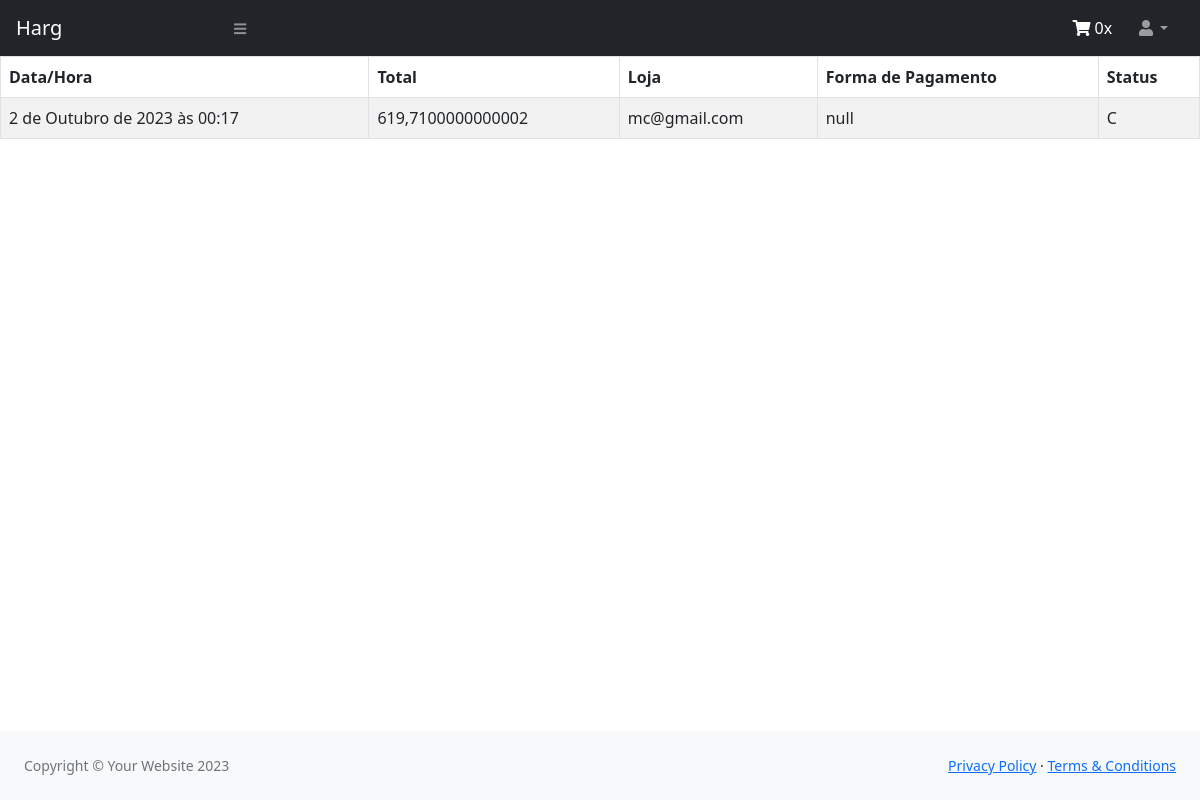
/consulta-pedidos/ (signed in), run on an earlier commit of the app's database.
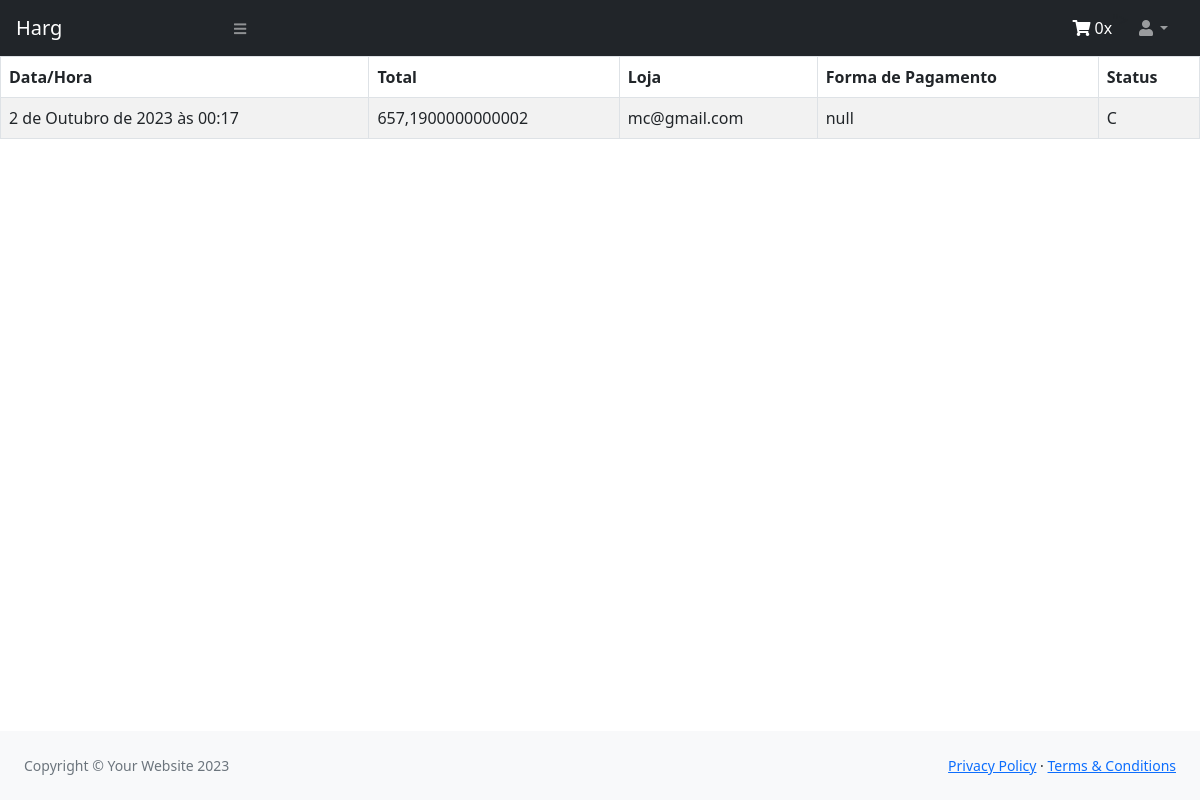
And on a later commit of the database.
### pedido/models.py (models this page shows, shortened)
class Pedido(models.Model):
    usuario = models.ForeignKey('clientes.Cliente', null=True, blank=True, on_delete=models.CASCADE)
    total = models.FloatField(default=0.0)
    data_hora = models.DateTimeField(auto_now_add=True)
    loja = models.ForeignKey(Loja, on_delete=models.CASCADE, default=None)
    forma_pgt = models.CharField(max_length=255, default="null")
    status = models.CharField(
        default="C",
        max_length=1,
        choices=(
            ('A', 'Aprovado'),
            ('p', 'Producão'),
            ('d', 'Despachado'),
            ('F', 'Finalizado'),
        )
    )

### core/models.py (models this page shows)
class Usuario(AbstractUser):
    telefone = models.CharField(max_length=15, null=True, blank=True)
    cep = models.CharField(max_length=10, null=True, blank=True)
    rua = models.CharField(max_length=100, null=True, blank=True)
    bairro = models.CharField(max_length=100, null=True, blank=True)
    numero = models.IntegerField(null=True, blank=True)
    complemento = models.CharField(max_length=30)
    estado = models.CharField(max_length=30)
    is_loja = models.BooleanField(default=False)
    cidade = models.CharField(max_length=30)
    groups = models.ManyToManyField(
        'auth.Group',
        blank=True,
        related_name="us_groups",
    )
    user_permissions = models.ManyToManyField(
        'auth.Permission',
        blank=True,
        related_name="us_user_permissions",
    )
    def __str__(self):
        return self.username

### clientes/views.py (the view)
# urls.py: path('consulta-pedidos/', views.consulta_pedidos, name='consulta_pedidos'),
def consulta_pedidos(request):
    if request.method == 'GET':
        cliente = Cliente.objects.get(username=request.user.username)
        pedidos = Pedido.objects.filter(usuario=cliente)
        return render(request, 'consulta-pedidos.html', {'pedidos': pedidos})

### templates/consulta-pedidos.html (shortened to what this page needs)
<!DOCTYPE html>
{% load static %}
<html lang="pt-br">
    <head>
        <link href="https://cdn.jsdelivr.net/npm/simple-datatables@7.1.2/dist/style.min.css" rel="stylesheet"/>
        <link href="{% static 'css/styles.css' %}" rel="stylesheet" />
        <link rel="stylesheet" href="https://cdnjs.cloudflare.com/ajax/libs/font-awesome/5.15.1/css/all.min.css">
    </head>
    <body class="sb-nav-fixed sb-sidenav-toggled">
        <nav class="sb-topnav navbar navbar-expand navbar-dark bg-dark">
            <a class="navbar-brand ps-3" href="{% url 'clientes:principal' %}">Harg</a>
            <button class="btn btn-link btn-sm order-1 order-lg-0 me-4 me-lg-0" id="sidebarToggle" href="#!"><i class="fas fa-bars"></i></button>
            <div class="d-flex align-items-center">
                <a href="#" class="text-decoration-none text-white">
                    <i class="fas fa-shopping-cart"></i> <span id="cart-quantity">0x</span>
                </a>
                <ul class="navbar-nav ms-auto ms-md-0 me-3 me-lg-4
                    <li class="nav-item dropdown">">
                        <a class="nav-link dropdown-toggle" id="navbarDropdown" href="#" role="button" data-bs-toggle="dropdown" aria-expanded="false"><i class="fas fa-user fa-fw"></i></a>
                </ul>
            </div>
        </nav>
        <div id="layoutSidenav">
            <div id="layoutSidenav_content">
                <main>
                    <main>
                        {% if pedidos %}
                        <table class="table table-bordered table-striped">
                            <thead>
                                <tr>
                                    <th>Data/Hora</th>
                                    <th>Total</th>
                                    <th>Loja</th>
                                    <th>Forma de Pagamento</th>
                                    <th>Status</th>
                                </tr>
                            </thead>
                            <tbody>
                                {% for pedido in pedidos %}
                                <tr>
                                    <td>{{ pedido.data_hora }}</td>
                                    <td>{{ pedido.total }}</td>
                                    <td>{{ pedido.loja }}</td>
                                    <td>{{ pedido.forma_pgt }}</td>
                                    <td>{{ pedido.get_status_display }}</td>
                                </tr>
                                {% endfor %}
                            </tbody>
                        </table>
                        {% else %}
                        <p>Você não tem pedidos ainda.</p>
                        {% endif %}
                    </main>
                </main>
                <footer class="py-4 bg-light mt-auto">
                    <div class="container-fluid px-4">
                        <div class="d-flex align-items-center justify-content-between small">
                            <div class="text-muted">Copyright &copy; Your Website 2023</div>
                            <div>
                                <a href="#">Privacy Policy</a>
                                &middot;
                                <a href="#">Terms &amp; Conditions</a>
                            </div>
                        </div>
                    </div>
                </footer>
            </div>
        </div>
    </body>
</html>

What changed in the data, as far as the page shows it:
changed Pedido "null": total "619,7100000000002" → "657,1900000000002"
